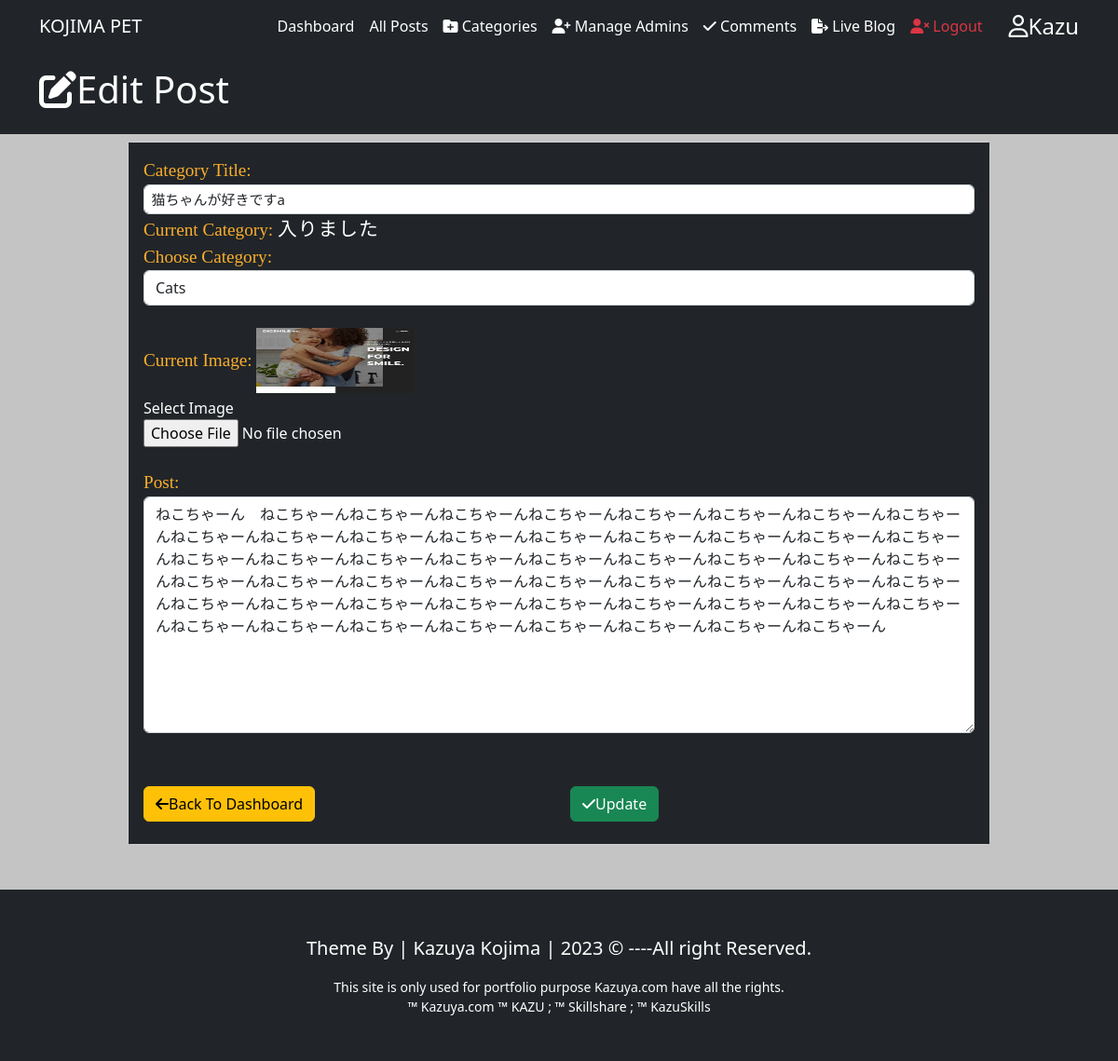
Page /EditPost.php?id=5 (signed in) on the committed database.
### tables this page shows
CREATE TABLE `posts` (
  `id` int(10) NOT NULL,
  `datetime` varchar(50) NOT NULL,
  `title` varchar(300) NOT NULL,
  `category` varchar(50) NOT NULL,
  `author` varchar(50) NOT NULL,
  `image` varchar(50) NOT NULL,
  `post` varchar(1000) NOT NULL
);

### EditPost.php (the view, shortened to what this page needs)
<?php
include('./templates/AdminHeader.php');
?>
<?php
$SearchQueryParameter = $_GET["id"]; ?>
<header class="bg-dark text-white py-3">
  <div class="container">
    <div class="row">
      <div class="col-md-12">
        <h1 class=""><i class="fas fa-edit"></i>Edit Post</h1>
      </div>
    </div>
  </div>
</header>
<section class="container py-2 mb-4 mainAreaCat">
  <div class="row categoryMain">
    <div class="offset-lg-1 col-lg-10 categoryMain__item">
      <?php
      $sql = "select * from posts where id = '$SearchQueryParameter' ";
      $stmt = $ConnectingDB->query($sql);
      while ($DataRows = $stmt->fetch()) {
        $TitleToBeUpdated = $DataRows["title"];
        $CategoryToBeUpdated = $DataRows["category"];
        $ImageToBeUpdated = $DataRows["image"];
        $PostToBeUpdated = $DataRows["post"];
      }
      ?>
      <form action="EditPost.php?id=<?php echo htmlspecialchars($SearchQueryParameter, ENT_QUOTES); ?>" class="" method="post" enctype="multipart/form-data">
        <div class="card mb-3">
          <div class="card-body bg-dark">
            <div class="form-group">
              <label for="title">
                <span class="FieldInfo">
                  Category Title:
                </span>
              </label>
              <input class="form-control" type="text" name="PostTitle" id="title" placeholder="Type title here" value="<?php echo htmlspecialchars($TitleToBeUpdated, ENT_QUOTES); ?>">
            </div>
            <div class="form-group">
              <span class="FieldInfo">Current Category: </span>
              <span class="existCategory"><?php echo htmlspecialchars($CategoryToBeUpdated, ENT_QUOTES); ?></span>
              <br />
              <label for="CategoryTitle">
                <span class="FieldInfo">
                  Choose Category:
                </span>
              </label>
              <select name="Category" id="CategoryTitle" class="form-control">
                <?php
                $sql = "select id, title from category";
                $stmt = $ConnectingDB->query($sql);
                while ($DateRows = $stmt->fetch()) : ?>
                  <?php
                  $CategoryName = $DateRows["title"];
                  ?>
                  <option class=""><?php echo htmlspecialchars($CategoryName, ENT_QUOTES); ?></option>
                <?php endwhile; ?>
              </select>
            </div>
            <div class="form-group my-4" style="color: white;">
              <span class="FieldInfo">Current Image: </span>
              <img src="./Uploads/<?php echo htmlspecialchars($ImageToBeUpdated, ENT_QUOTES); ?>" alt="" class="editImg mb-1">
              <div class="form-group">
                <label for="Post" class="custom-file-label">Select Image</label>
                <div class="custom-file">
                  <input type="File" name="Image" id="imageSelect" value="" class="custom-file-input">
                </div>
              </div>
            </div>
            <div class="form-group">
              <label for="Post">
                <span class="FieldInfo">
                  Post:
                </span>
              </label>
              <textarea class="form-control" name="PostDescription" id="Post" cols="30" rows="10"><?php echo htmlspecialchars($PostToBeUpdated, ENT_QUOTES); ?></textarea>
            </div>
            <br />
            <hr />
            <div class="row">
              <div class="col-lg-6 mb-2">
                <a href="Dashboard.php" class="btn btn-warning">
                  <i class="fas fa-arrow-left"></i>Back To Dashboard
                </a>
              </div>
              <div class="col-lg-6 mb-2">
                <button class="btn btn-success btn-block" type="submit" name="Submit">
                  <i class="fas fa-check"></i>Update
                </button>
              </div>
            </div>
          </div>
        </div>
      </form>
    </div>
  </div>
</section>
<?php
include('./templates/Footer.php');
?>

### rows in the picture
posts: PostTitle "猫ちゃんが好きですa", category "入りました", image (picture), PostDescription "ねこちゃーん ねこちゃーんねこちゃーんねこちゃーんねこちゃーんねこちゃーんねこちゃーんねこちゃーんねこちゃーんねこちゃーんねこちゃーんねこちゃーんねこちゃーんねこちゃーんねこちゃーんねこちゃーんねこちゃーんねこちゃーんねこちゃーんねこちゃーんねこちゃーんねこちゃーんねこちゃーんねこちゃーんねこちゃーんねこちゃーんねこちゃーんねこちゃーんねこちゃーんねこちゃーんねこちゃーんねこちゃーんねこちゃーんねこちゃーんねこちゃーんねこちゃーんねこちゃーんねこちゃーんねこちゃーんねこちゃーんねこちゃーんねこちゃーんねこちゃーんねこちゃーんねこちゃーんねこちゃーんねこちゃーんねこちゃーんねこちゃーんねこちゃーんねこちゃーんねこちゃーんねこちゃーん"

### other values in the picture
$Admin "Kazu"
form field Category "Cats"
